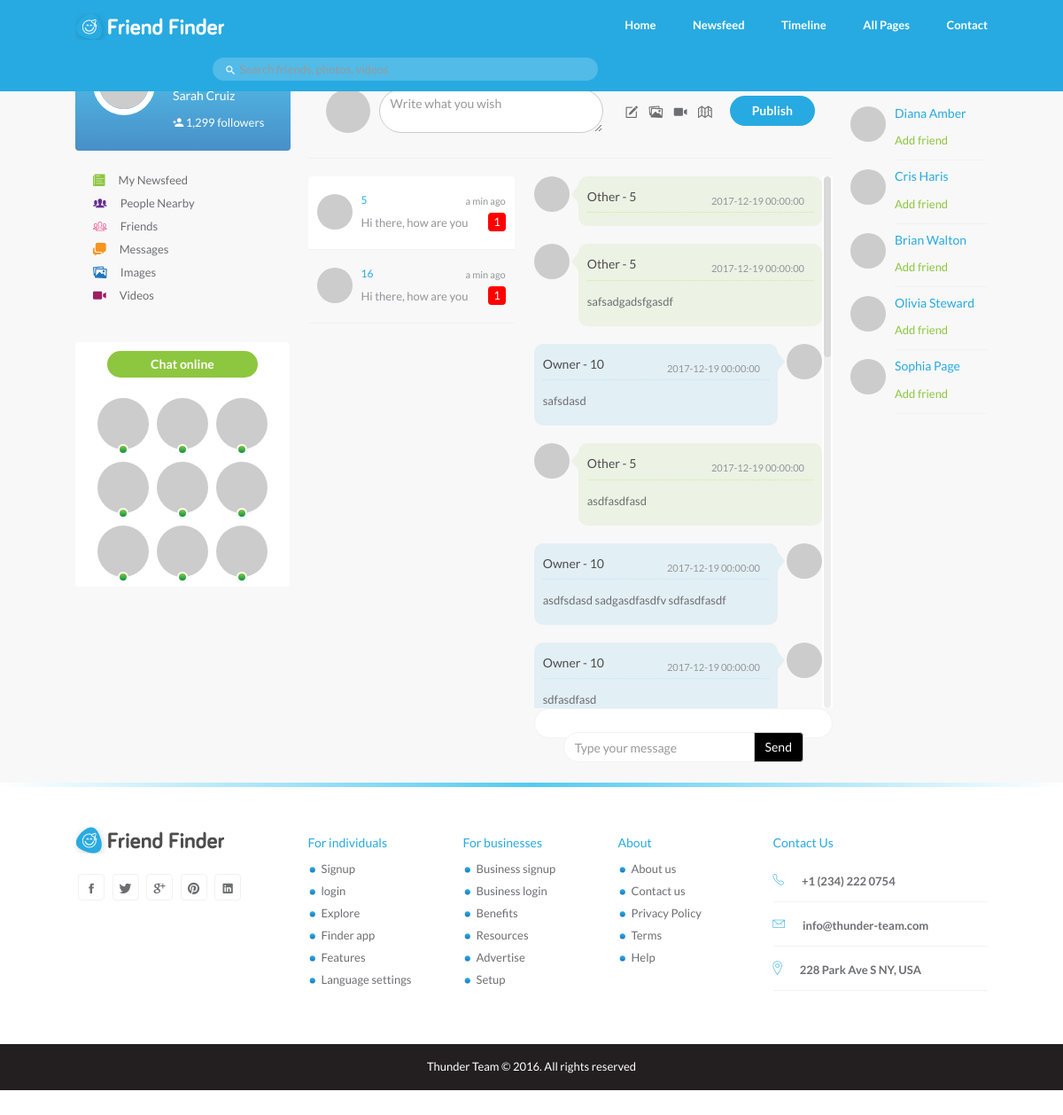
Page /msg1.php on the committed database.
### tables this page shows
CREATE TABLE IF NOT EXISTS `msg` (
  `msg_id` int(11) NOT NULL AUTO_INCREMENT,
  `msg_sid` int(11) NOT NULL,
  `msg_rid` int(11) NOT NULL,
  `msf_desc` varchar(1000) NOT NULL,
  `msg_sdt` datetime NOT NULL,
  PRIMARY KEY (`msg_id`)
);

### msg1.php (the view, shortened to what this page needs)
<!DOCTYPE html>
<html lang="en">
	<head>
		<link rel="stylesheet" href="css/bootstrap.min.css" />
    <link rel="stylesheet" href="css/jquery.scrollbar.css" />
		<link rel="stylesheet" href="css/style.css" />
		<link rel="stylesheet" href="css/ionicons.min.css" />
    <link rel="stylesheet" href="css/font-awesome.min.css" />
    <link href="css/emoji.css" rel="stylesheet">
	</head>
  <body>
		<header id="header">
      <nav class="navbar navbar-default navbar-fixed-top menu">
        <div class="container">
          <div class="navbar-header">
            <a class="navbar-brand" href="index-register.html"><img src="images/logo.png" alt="logo" /></a>
          </div>
          <div class="collapse navbar-collapse" id="bs-example-navbar-collapse-1">
            <ul class="nav navbar-nav navbar-right main-menu">
              <li class="dropdown">
                <a href="#" class="dropdown-toggle" data-toggle="dropdown" role="button" aria-haspopup="true" aria-expanded="false">Home <span><img src="images/down-arrow.png" alt="" /></span></a>
              </li>
              <li class="dropdown">
                <a href="#" class="dropdown-toggle" data-toggle="dropdown" role="button" aria-haspopup="true" aria-expanded="false">Newsfeed <span><img src="images/down-arrow.png" alt="" /></span></a>
              </li>
              <li class="dropdown">
                <a href="#" class="dropdown-toggle" data-toggle="dropdown" role="button" aria-haspopup="true" aria-expanded="false">Timeline <span><img src="images/down-arrow.png" alt="" /></span></a>
              </li>
              <li class="dropdown">
                <a href="#" class="dropdown-toggle pages" data-toggle="dropdown" role="button" aria-haspopup="true" aria-expanded="false">All Pages <span><img src="images/down-arrow.png" alt="" /></span></a>
              </li>
              <li class="dropdown"><a href="contact.html">Contact</a></li>
            </ul>
            <form class="navbar-form navbar-right hidden-sm">
              <div class="form-group">
                <i class="icon ion-android-search"></i>
                <input type="text" class="form-control" placeholder="Search friends, photos, videos">
              </div>
            </form>
          </div>
        </div>
      </nav>
    </header>
    <div id="page-contents">
    	<div class="container">
    		<div class="row">
    			<div class="col-md-3 static">
            <div class="profile-card">
            	<h5><a href="timeline.html" class="text-white">Sarah Cruiz</a></h5>
            	<a href="#" class="text-white"><i class="ion ion-android-person-add"></i> 1,299 followers</a>
            </div>
            <ul class="nav-news-feed">
              <li><i class="icon ion-ios-paper"></i><div><a href="newsfeed.html">My Newsfeed</a></div></li>
              <li><i class="icon ion-ios-people"></i><div><a href="newsfeed-people-nearby.html">People Nearby</a></div></li>
              <li><i class="icon ion-ios-people-outline"></i><div><a href="newsfeed-friends.html">Friends</a></div></li>
              <li><i class="icon ion-chatboxes"></i><div><a href="newsfeed-messages.html">Messages</a></div></li>
              <li><i class="icon ion-images"></i><div><a href="newsfeed-images.html">Images</a></div></li>
              <li><i class="icon ion-ios-videocam"></i><div><a href="newsfeed-videos.html">Videos</a></div></li>
            </ul>
            <div id="chat-block">
              <div class="title">Chat online</div>
              <ul class="online-users list-inline">
                <li><a href="newsfeed-messages.html" title="Linda Lohan"><img src="http://placehold.it/300x300" alt="user" class="img-responsive profile-photo" /><span class="online-dot"></span></a></li>
                <li><a href="newsfeed-messages.html" title="Sophia Lee"><img src="http://placehold.it/300x300" alt="user" class="img-responsive profile-photo" /><span class="online-dot"></span></a></li>
                <li><a href="newsfeed-messages.html" title="John Doe"><img src="http://placehold.it/300x300" alt="user" class="img-responsive profile-photo" /><span class="online-dot"></span></a></li>
                <li><a href="newsfeed-messages.html" title="Alexis Clark"><img src="http://placehold.it/300x300" alt="user" class="img-responsive profile-photo" /><span class="online-dot"></span></a></li>
                <li><a href="newsfeed-messages.html" title="James Carter"><img src="http://placehold.it/300x300" alt="user" class="img-responsive profile-photo" /><span class="online-dot"></span></a></li>
                <li><a href="newsfeed-messages.html" title="Robert Cook"><img src="http://placehold.it/300x300" alt="user" class="img-responsive profile-photo" /><span class="online-dot"></span></a></li>
                <li><a href="newsfeed-messages.html" title="Richard Bell"><img src="http://placehold.it/300x300" alt="user" class="img-responsive profile-photo" /><span class="online-dot"></span></a></li>
                <li><a href="newsfeed-messages.html" title="Anna Young"><img src="http://placehold.it/300x300" alt="user" class="img-responsive profile-photo" /><span class="online-dot"></span></a></li>
                <li><a href="newsfeed-messages.html" title="Julia Cox"><img src="http://placehold.it/300x300" alt="user" class="img-responsive profile-photo" /><span class="online-dot"></span></a></li>
              </ul>
            </div>
          </div>
    			<div class="col-md-7">
            <div class="create-post">
            	<div class="row">
            		<div class="col-md-7 col-sm-7">
                  <div class="form-group">
                    <img src="http://placehold.it/300x300" alt="" class="profile-photo-md" />
                    <textarea name="texts" id="exampleTextarea" cols="30" rows="1" class="form-control" placeholder="Write what you wish"></textarea>
                  </div>
                </div>
            		<div class="col-md-5 col-sm-5">
                  <div class="tools">
                    <ul class="publishing-tools list-inline">
                      <li><a href="#"><i class="ion-compose"></i></a></li>
                      <li><a href="#"><i class="ion-images"></i></a></li>
                      <li><a href="#"><i class="ion-ios-videocam"></i></a></li>
                      <li><a href="#"><i class="ion-map"></i></a></li>
                    </ul>
                    <button class="btn btn-primary pull-right">Publish</button>
                  </div>
                </div>
            	</div>
            </div>
            <div class="chat-room">
              <div  class="row">
                <div class="col-md-5">
									<?php include 'php/dbconfig.php';
									$s_id="10";
									?>
                  <ul class="nav nav-tabs contact-list scrollbar-wrapper scrollbar-outer">
										<?php
										$msgn_query=mysqli_query($connect,"select distinct(msg_sid) from `msg` where `msg_rid`='$s_id'");
										while($mnfet=mysqli_fetch_array($msgn_query)){
											$acti_query=mysqli_query($connect,"select * from `msg` where `msg_rid`='$s_id' LIMIT 1");
											$acti_fet=mysqli_fetch_array($acti_query);
											$actiid=$acti_fet['msg_sid'];
											if($mnfet['msg_sid']==$actiid){
										?>
                    <li class="active">
										<?php } else { ?>
											<li>
										<?php } ?>
                      <a href="#contact-<?php echo $mnfet['msg_sid']; ?>" data-toggle="tab">
                        <div class="contact">
                        	<img src="http://placehold.it/300x300" alt="" class="profile-photo-sm pull-left"/>
                        	<div class="msg-preview">
                        		<h6><?php echo $mnfet['msg_sid']; ?></h6>
                        		<p class="text-muted">Hi there, how are you</p>
                            <small class="text-muted">a min ago</small>
                            <div class="chat-alert">1</div>
                        	</div>
                        </div>
                      </a>
                    </li>
									<?php } ?>
                  </ul>
                </div>
                <div class="col-md-7">
                  <div class="tab-content scrollbar-wrapper wrapper scrollbar-outer">
										<?php
										$msg_query=mysqli_query($connect,"select distinct(msg_sid) from `msg` where `msg_rid`='$s_id'");
										while($mfet=mysqli_fetch_array($msg_query)){
											$sid=$mfet['msg_sid'];
											$act_query=mysqli_query($connect,"select * from `msg` where `msg_rid`='$s_id' LIMIT 1");
											$act_fet=mysqli_fetch_array($act_query);
											$actid=$act_fet['msg_sid'];
											if($sid==$actid){
										?>
                    <div class="tab-pane active" id="contact-<?php echo $mfet['msg_sid'] ?>">
										<?php } else { ?>
											<div class="tab-pane" id="contact-<?php echo $mfet['msg_sid'] ?>">
									<?php	} ?>
                      <div class="chat-body">
                      	<ul class="chat-message">
													<?php
													$msg_body=mysqli_query($connect,"select * from `msg` where `msg_sid`='$sid' and `msg_rid`='$s_id' or `msg_sid`='$s_id' and `msg_rid`='$sid' order by msg_id");
													while($msg_bfet=mysqli_fetch_array($msg_body)){
														$msgid=$msg_bfet['msg_sid'];
													 ?>
													<?php if($msgid == $sid)
													{
													 ?>
                      		<li class="left">
                      			<img src="http://placehold.it/300x300" alt="" class="profile-photo-sm pull-left" />
                      			<div class="chat-item">
                              <div class="chat-item-header">
                              	<h5> Other - <?php echo $msg_bfet['msg_sid'] ?></h5>
                              	<small class="text-muted"><?php echo $msg_bfet['msg_sdt'] ?></small>
                              </div>
                              <p><?php echo $msg_bfet['msf_desc'] ?></p>
                            </div>
                      		</li>
												<?php
											  }
												else if($msgid == $s_id)
												{
													?>
													<li class="right">
                      			<img src="http://placehold.it/300x300" alt="" class="profile-photo-sm pull-right" />
                      			<div class="chat-item">
                              <div class="chat-item-header">
                              	<h5>Owner - <?php echo $msg_bfet['msg_sid'] ?></h5>
                              	<small class="text-muted"><?php echo $msg_bfet['msg_sdt'] ?></small>
                              </div>
                              <p><?php echo $msg_bfet['msf_desc'] ?></p>
                            </div>
                      		</li>
												<?php
											}
											} ?>
                      	</ul>
                      </div>
                    </div>
									<?php } ?>
                  </div>
                  <form class="form form-control" action="" method="post">
                  <div class="send-message">
                    <div class="input-group">
                      <input type="text" class="form-control" name="msg_body" placeholder="Type your message">
                      <span class="input-group-btn">
                        <button class="btn btn-default" name="send_msg"  type="submit">Send</button>
                      </span>
                    </div>
                  </div>
                </form>
                </div>
                <div class="clearfix"></div>
              </div>
            </div>
          </div>
    			<div class="col-md-2 static">
            <div class="suggestions" id="sticky-sidebar">
              <h4 class="grey">Who to Follow</h4>
              <div class="follow-user">
                <img src="http://placehold.it/300x300" alt="" class="profile-photo-sm pull-left" />
                <div>
                  <h5><a href="timeline.html">Diana Amber</a></h5>
                  <a href="#" class="text-green">Add friend</a>
                </div>
              </div>
              <div class="follow-user">
                <img src="http://placehold.it/300x300" alt="" class="profile-photo-sm pull-left" />
                <div>
                  <h5><a href="timeline.html">Cris Haris</a></h5>
                  <a href="#" class="text-green">Add friend</a>
                </div>
              </div>
              <div class="follow-user">
                <img src="http://placehold.it/300x300" alt="" class="profile-photo-sm pull-left" />
                <div>
                  <h5><a href="timeline.html">Brian Walton</a></h5>
                  <a href="#" class="text-green">Add friend</a>
                </div>
              </div>
              <div class="follow-user">
                <img src="http://placehold.it/300x300" alt="" class="profile-photo-sm pull-left" />
                <div>
                  <h5><a href="timeline.html">Olivia Steward</a></h5>
                  <a href="#" class="text-green">Add friend</a>
                </div>
              </div>
              <div class="follow-user">
                <img src="http://placehold.it/300x300" alt="" class="profile-photo-sm pull-left" />
                <div>
                  <h5><a href="timeline.html">Sophia Page</a></h5>
                  <a href="#" class="text-green">Add friend</a>
                </div>
              </div>
            </div>
          </div>
    		</div>
    	</div>
    </div>
    <footer id="footer">
      <div class="container">
      	<div class="row">
          <div class="footer-wrapper">
            <div class="col-md-3 col-sm-3">
              <a href=""><img src="images/logo-black.png" alt="" class="footer-logo" /></a>
              <ul class="list-inline social-icons">
              	<li><a href="#"><i class="icon ion-social-facebook"></i></a></li>
              	<li><a href="#"><i class="icon ion-social-twitter"></i></a></li>
              	<li><a href="#"><i class="icon ion-social-googleplus"></i></a></li>
              	<li><a href="#"><i class="icon ion-social-pinterest"></i></a></li>
              	<li><a href="#"><i class="icon ion-social-linkedin"></i></a></li>
              </ul>
            </div>
            <div class="col-md-2 col-sm-2">
              <h5>For individuals</h5>
              <ul class="footer-links">
                <li><a href="">Signup</a></li>
                <li><a href="">login</a></li>
                <li><a href="">Explore</a></li>
                <li><a href="">Finder app</a></li>
                <li><a href="">Features</a></li>
                <li><a href="">Language settings</a></li>
              </ul>
            </div>
            <div class="col-md-2 col-sm-2">
              <h5>For businesses</h5>
              <ul class="footer-links">
                <li><a href="">Business signup</a></li>
                <li><a href="">Business login</a></li>
                <li><a href="">Benefits</a></li>
                <li><a href="">Resources</a></li>
                <li><a href="">Advertise</a></li>
                <li><a href="">Setup</a></li>
              </ul>
            </div>
            <div class="col-md-2 col-sm-2">
              <h5>About</h5>
              <ul class="footer-links">
                <li><a href="">About us</a></li>
                <li><a href="">Contact us</a></li>
                <li><a href="">Privacy Policy</a></li>
                <li><a href="">Terms</a></li>
                <li><a href="">Help</a></li>
              </ul>
            </div>
            <div class="col-md-3 col-sm-3">
              <h5>Contact Us</h5>
              <ul class="contact">
                <li><i class="icon ion-ios-telephone-outline"></i>+1 (234) 222 0754</li>
                <li><i class="icon ion-ios-email-outline"></i>info@thunder-team.com</li>
                <li><i class="icon ion-ios-location-outline"></i>228 Park Ave S NY, USA</li>
              </ul>
            </div>
          </div>
      	</div>
      </div>
      <div class="copyright">
        <p>Thunder Team © 2016. All rights reserved</p>
      </div>
		</footer>
  </body>
</html>

### rows in the picture
msg: msg_sid "5", msg_sdt "2017-12-19 00:00:00"
msg: msg_sid "5", msg_sdt "2017-12-19 00:00:00", msf_desc "safsadgadsfgasdf"
msg: msg_sid "10", msg_sdt "2017-12-19 00:00:00", msf_desc "safsdasd"
msg: msg_sid "5", msg_sdt "2017-12-19 00:00:00", msf_desc "asdfasdfasd"
msg: msg_sid "10", msg_sdt "2017-12-19 00:00:00", msf_desc "asdfsdasd sadgasdfasdfv sdfasdfasdf"
msg: msg_sid "10", msg_sdt "2017-12-19 00:00:00", msf_desc "sdfasdfasd"

### other values in the picture
$mnfet['msg_sid'] "5"
$mnfet['msg_sid'] "16"
